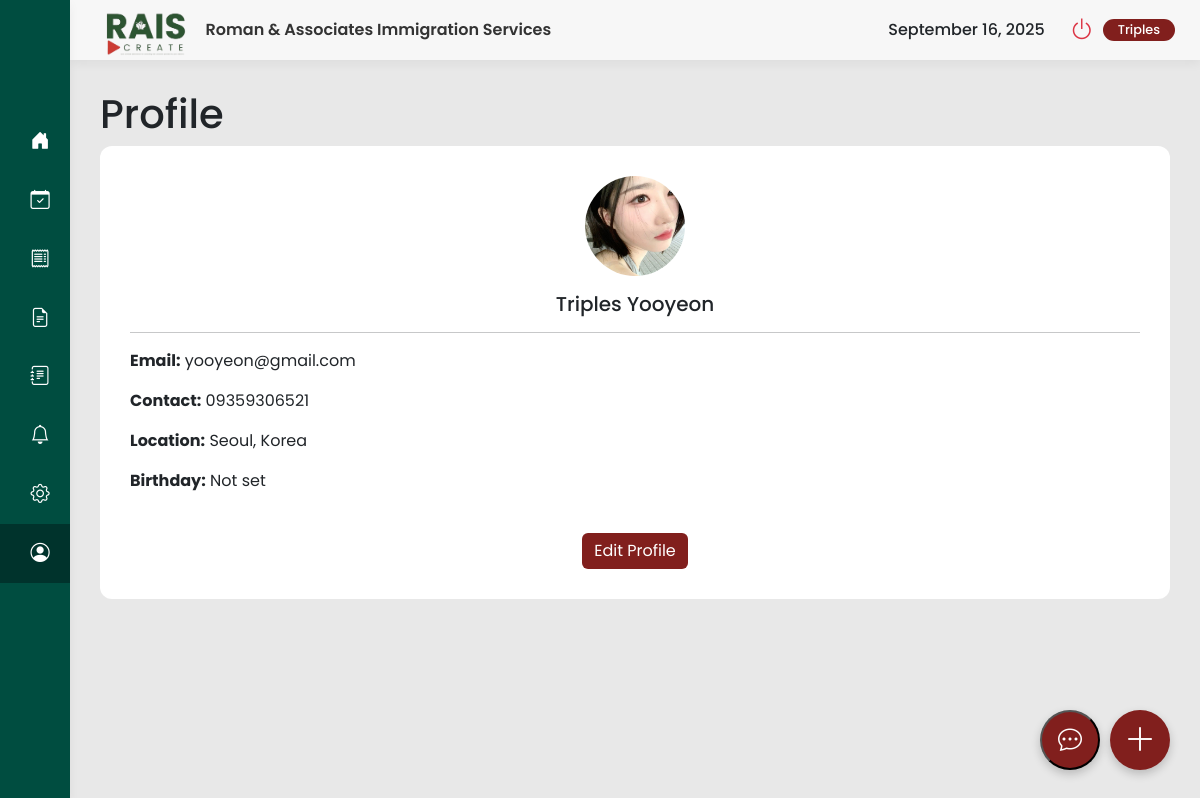
The app's page /user/profile.php (signed in) with its own data.
### tables this page shows
CREATE TABLE `users` (
  `id` int(11) NOT NULL,
  `firstName` varchar(50) NOT NULL,
  `lastName` varchar(50) NOT NULL,
  `address` varchar(255) NOT NULL,
  `phone` varchar(20) NOT NULL,
  `email` varchar(100) NOT NULL,
  `password` varchar(255) NOT NULL,
  `profileImage` varchar(255) DEFAULT NULL,
  `location` varchar(255) DEFAULT NULL,
  `birthday` date DEFAULT NULL,
  `facebook` varchar(255) DEFAULT NULL,
  `instagram` varchar(255) DEFAULT NULL,
  `gmail` varchar(255) DEFAULT NULL,
  `email_notifications` tinyint(1) NOT NULL DEFAULT 1,
  `dark_mode` tinyint(1) NOT NULL DEFAULT 0,
  `documents_uploaded` tinyint(1) NOT NULL DEFAULT 0,
  `profile_picture_uploaded` tinyint(1) NOT NULL DEFAULT 0,
  `birthday_added` tinyint(1) NOT NULL DEFAULT 0,
  `social_links_added` tinyint(1) NOT NULL DEFAULT 0,
  `has_seen_tour` tinyint(1) NOT NULL DEFAULT 0,
  `role` varchar(50) NOT NULL DEFAULT 'client',
  `status` varchar(50) NOT NULL DEFAULT 'Inactive',
  `last_login` datetime DEFAULT NULL,
  `last_activity` datetime DEFAULT NULL,
  `reset_token_hash` varchar(64) DEFAULT NULL,
  `reset_token_expires_at` datetime DEFAULT NULL
);

### user/profile.php (the view, shortened to what this page needs)
<?php
include_once '../config.php';
$userId = $_SESSION['id'];
$stmt = $conn->prepare("SELECT firstName, lastName, email, phone, address, birthday, profileImage, facebook, instagram, gmail, dark_mode FROM users WHERE id = ?");
$stmt->bind_param("i", $userId);
$stmt->execute();
$result = $stmt->get_result();
$userProfile = $result->fetch_assoc();
$darkModeEnabled = (bool)$userProfile['dark_mode'];
?>
<!doctype html>
<html lang="en">
<head>
    <link href="https://cdn.jsdelivr.net/npm/bootstrap@5.3.3/dist/css/bootstrap.min.css" rel="stylesheet">
    <link rel="stylesheet" href="https://cdn.jsdelivr.net/npm/bootstrap-icons@1.11.3/font/bootstrap-icons.min.css">
</head>
<body class="<?php echo $darkModeEnabled ? 'dark-mode' : ''; ?>">
    <div class="main-wrapper">
        <aside class="sidebar d-flex flex-column">
              <nav class="nav flex-column">
                  <a class="nav-link" href="dashboard.php"><i class="bi bi-house-door-fill"></i><span>Dashboard</span></a>
                  <a class="nav-link" href="book-consultation.php"><i class="bi bi-calendar-check"></i><span>Book Consultation</span></a>
                  <a class="nav-link" href="statement-of-account.php"><i class="bi bi-receipt"></i><span>Statement of Account</span></a>
                  <a class="nav-link" href="documents.php"><i class="bi bi-file-earmark-text"></i><span>Documents</span></a>
                  <a class="nav-link" href="forms.php"><i class="bi bi-journal-text"></i><span>Forms</span></a>
                  <a class="nav-link" href="notifications.php"><i class="bi bi-bell"></i><span>Notifications</span></a>
                  <a class="nav-link" href="settings.php"><i class="bi bi-gear"></i><span>Settings</span></a>
                  <a class="nav-link active" href="profile.php"><i class="bi bi-person-circle"></i><span>Profile</span></a>
              </nav>
        </aside>
        <div class="content-area">
            <header class="header">
                <div class="header-brand d-flex align-items-center">
                    <img src="../img/logo.png" alt="RAIS Logo" class="header-logo-img light-mode-logo">
                    <span class="header-title">Roman & Associates Immigration Services</span>
                </div>
                <div class="user-status d-flex align-items-center gap-2">
                    <div id="headerDate" class="me-3" style="font-weight: 500;"></div>
                    <a href="#" class="btn btn-link power-btn" data-bs-toggle="modal" data-bs-target="#logoutModal"><i class="bi bi-power"></i></a>
                    <span class="badge"><?php echo htmlspecialchars($userProfile['firstName']); ?></span>
                </div>
            </header>
            <main class="main-content">
                <h1>Profile</h1>
                <div class="content-card">
                    <div id="profile-view" class="profile-view text-center">
                        <div id="profileViewImageContainer">
                            <?php if (!empty($userProfile['profileImage'])): ?>
                                <img src="../<?php echo htmlspecialchars($userProfile['profileImage']); ?>?v=<?php echo time(); ?>" alt="Profile Image" class="profile-image">
                            <?php else: ?>
                                <i class="bi bi-person-circle profile-icon"></i>
                            <?php endif; ?>
                        </div>
                        <h5 class="mt-3"><?php echo htmlspecialchars($userProfile['firstName'] . ' ' . $userProfile['lastName']); ?></h5>
                        <hr>
                        <div class="text-start">
                            <p><strong>Email:</strong> <?php echo htmlspecialchars($userProfile['email']); ?></p>
                            <p><strong>Contact:</strong> <?php echo htmlspecialchars($userProfile['phone']); ?></p>
                            <p><strong>Location:</strong> <?php echo htmlspecialchars($userProfile['address']); ?></p>
                            <p><strong>Birthday:</strong> <?php echo !empty($userProfile['birthday']) ? htmlspecialchars(date("F j, Y", strtotime($userProfile['birthday']))) : 'Not set'; ?></p>
                        </div>
                        <button id="editProfileBtn" class="btn btn-primary mt-4" style="background-color: var(--rais-button-maroon); border: none;">Edit Profile</button>
                    </div>
                </div>
            </main>
        </div>
    </div>
    <a href="book-flight.php" class="floating-btn text-decoration-none">
        <i class="bi bi-plus-lg"></i>
    </a>
    <button class="chat-toggle-btn" onclick="toggleChat()">
        <i class="bi bi-chat-dots"></i>
    </button>
</body>
</html>

### user/profile.php (style rules this page uses)
:root { --rais-primary-green: #004d40; --rais-dark-green: #00332c; --rais-text-dark: #333333; --rais-text-light: #525252; --rais-card-bg: #FFFFFF; --rais-light-gray: #E8E8E8; --rais-bg-light: #F7F7F7; --rais-shadow: 0 4px 10px rgba(0, 0, 0, 0.05); --rais-button-maroon: #811F1D; }
body { font-family: 'Poppins', sans-serif; background-color: var(--rais-light-gray); overflow: hidden; }
.main-wrapper { display: flex; height: 100vh; }
.sidebar { background-color: var(--rais-primary-green); width: 70px; flex-shrink: 0; color: white; padding: 30px 0; box-shadow: var(--rais-shadow); transition: width 0.3s ease-in-out; overflow: hidden; position: fixed; top: 0; height: 100vh; display: flex; flex-direction: column; z-index: 1031; }
.sidebar .nav { flex-grow: 1; }
.sidebar .nav-link { color: white; font-weight: 500; padding: 15px 30px; display: flex; align-items: center; gap: 15px; white-space: nowrap; transition: background-color 0.3s ease; }
.sidebar .nav-link.active, .sidebar .nav-link:hover { background-color: var(--rais-dark-green); }
.sidebar .nav-link i { font-size: 1.2rem; min-width: 20px; text-align: center; transition: transform 0.2s ease-in-out; }
.content-area { flex-grow: 1; height: 100vh; overflow-y: auto; margin-left: 70px; }
.header { background-color: var(--rais-bg-light); height: 60px; display: flex; justify-content: space-between; align-items: center; padding: 0 25px; position: sticky; top: 0; z-index: 1020; box-shadow: var(--rais-shadow); }
.header-brand { gap: 10px; }
.header-logo-img { height: 100px; width: auto; object-fit: contain; }
.header-title { font-size: 1rem; font-weight: 600; color: var(--rais-text-dark); white-space: nowrap; }
.user-status { display: flex; align-items: center; gap: 10px; }
.user-status .badge { background-color: var(--rais-button-maroon); font-size: 0.8rem; font-weight: 500; padding: 5px 15px; border-radius: 20px; }
.user-status .btn { color: var(--rais-text-light); font-size: 1.5rem; padding: 0; }
.power-btn i { color: #dc3545; transition: color 0.2s ease-in-out, transform 0.2s ease-in-out; }
.main-content { padding: 30px; }
.content-card { background-color: var(--rais-card-bg); border-radius: 12px; padding: 30px; }
.profile-image, .profile-image-preview { width: 100px; height: 100px; object-fit: cover; border-radius: 50%; }
.floating-btn { position: fixed; bottom: 30px; right: 30px; background-color: var(--rais-button-maroon); color: white; border-radius: 50%; width: 60px; height: 60px; display: flex; align-items: center; justify-content: center; font-size: 2rem; box-shadow: 0 4px 10px rgba(0, 0, 0, 0.2); text-decoration: none; transition: background-color 0.2s; z-index: 100; }
.chat-toggle-btn { position: fixed; bottom: 30px; right: 100px; background-color: var(--rais-button-maroon); color: white; border-radius: 50%; width: 60px; height: 60px; display: flex; align-items: center; justify-content: center; font-size: 1.5rem; box-shadow: 0 4px 10px rgba(0, 0, 0, 0.2); cursor: pointer; z-index: 100; }

### records on screen
users: firstName "Triples", profileImage (picture), firstName+lastName "Triples Yooyeon", email "yooyeon@gmail.com", phone "09359306521", address "Seoul, Korea"
